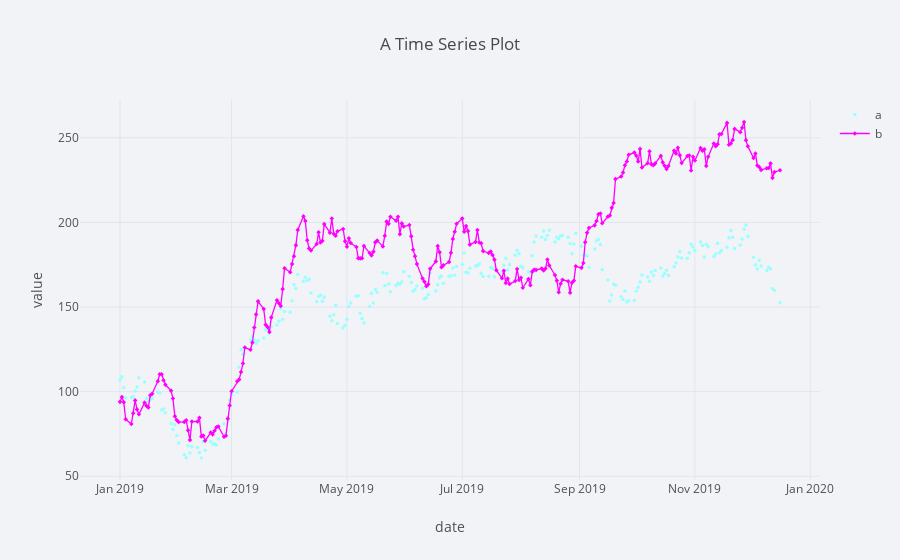

The cell this chart's notebook holds for it:
### Code cell
plyo.iplot(
    df[['a', 'b']].iplot(asFigure=True,
                        theme='polar',  # selects a theme(plotting style) for the plot
                        title='A Time Series Plot',
                        xTitle='date',
                        yTitle='value',
                        mode={'a': 'markers', 'b': 'lines+markers'},  # defines the plotting mode(line, marker, etc.)
                        symbol={'a': 'circle', 'b': 'diamond'},  # defines the symbols to be used as markers by column
                        size=3.5,  # fixes the size for all markers
                        color={'a': '#99ffff', 'b': 'magenta'},
                        ),
# image='png',
filename='ply_02'
)

### Figure 1 — Plotly figure (JSON) as saved in the notebook; plotly's stock layout.template omitted (floating-point values rounded to 4 significant figures; data arrays with more than 128 entries replaced by an {"elided": "..."} marker saying what was removed)
{"data": [{"line": {"color": "#99ffff", "dash": "solid", "shape": "linear", "width": 1.3}, "marker": {"size": 3.5, "symbol": "circle"}, "mode": "markers", "name": "a", "text": "", "type": "scatter", "uid": "68c92595-079f-4216-b3ed-fe7b63e68c27", "x": {"elided": "250 str values"}, "y": {"elided": "250 float values"}}, {"line": {"color": "magenta", "dash": "solid", "shape": "linear", "width": 1.3}, "marker": {"size": 3.5, "symbol": "diamond"}, "mode": "lines+markers", "name": "b", "text": "", "type": "scatter", "uid": "ea745c43-7171-4e1f-a75d-b6cba9402627", "x": {"elided": "250 str values"}, "y": {"elided": "250 float values"}}], "layout": {"legend": {"bgcolor": "#F2F3F7", "font": {"color": "#505050"}}, "paper_bgcolor": "#F2F3F7", "plot_bgcolor": "#F2F3F7", "title": {"font": {"color": "#484848"}, "text": "A Time Series Plot"}, "xaxis": {"gridcolor": "#E1E5ED", "showgrid": true, "tickfont": {"color": "#505050"}, "title": {"font": {"color": "#505050"}, "text": "date"}, "zerolinecolor": "#E1E5ED"}, "yaxis": {"gridcolor": "#E1E5ED", "showgrid": true, "tickfont": {"color": "#505050"}, "title": {"font": {"color": "#505050"}, "text": "value"}, "zerolinecolor": "#E1E5ED"}}}
